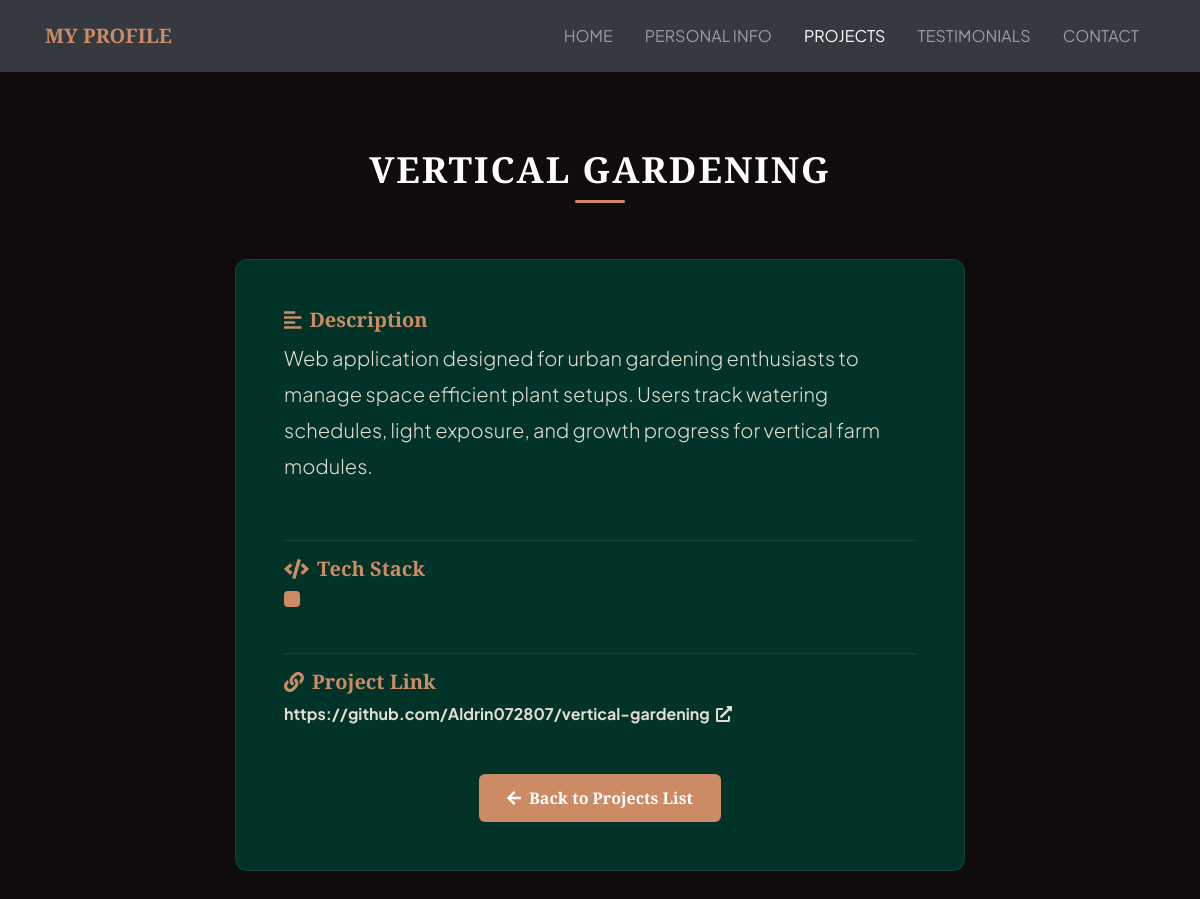
/projects/1/, run on the app's committed database.
### portfolio/models.py (models this page shows, shortened)
class Project(models.Model):
    project_name = models.CharField(max_length=200)
    description = models.TextField()
    tech_stacks = models.ManyToManyField(TechStack, related_name='projects', blank=True)
    link = models.URLField(blank=True, null=True)
    created_at = models.DateTimeField(auto_now_add=True, null=True, blank=True)
    class Meta:
        verbose_name_plural = "Projects"
        ordering = ['-created_at']

### portfolio/views.py (the view)
# urls.py: path('projects/<int:pk>/', views.project_detail_view, name='project_detail'),
def project_detail_view(request, pk):
    project = get_object_or_404(Project, pk=pk)
    return render(request, 'portfolio/projects_detail.html', {'project': project})

### portfolio/templates/portfolio/projects_detail.html (shortened to what this page needs)
{% load static %}
<!DOCTYPE html>
<html lang="en">
<head>
    <link rel="stylesheet" href="https://stackpath.bootstrapcdn.com/bootstrap/4.4.1/css/bootstrap.min.css">
</head>
<body>
    <nav class="navbar navbar-expand-lg navbar-dark bg-dark fixed-top" id="mainNav">
        <div class="container">
            <a class="navbar-brand font-weight-bold" style="color: var(--accent-tan);" href="{% url 'portfolio:home' %}">MY PROFILE</a>
            <div class="collapse navbar-collapse" id="navbarResponsive">
                <ul class="navbar-nav ml-auto text-center">
                    <li class="nav-item"><a class="nav-link py-3 px-3" href="{% url 'portfolio:home' %}">HOME</a></li>
                    <li class="nav-item"><a class="nav-link py-3 px-3" href="{% url 'portfolio:personal_info' %}">PERSONAL INFO</a></li>
                    <li class="nav-item active"><a class="nav-link py-3 px-3" href="{% url 'portfolio:project_list' %}">PROJECTS</a></li>
                    <li class="nav-item"><a class="nav-link py-3 px-3" href="{% url 'portfolio:testimony_list' %}">TESTIMONIALS</a></li>
                    <li class="nav-item"><a class="nav-link py-3 px-3" href="{% url 'portfolio:contact' %}">CONTACT</a></li>
                </ul>
            </div>
        </div>
    </nav>
    <div class="container my-5">
        <div class="text-center mb-5">
            <h1 class="section-banner-title text-white text-uppercase">{{ project.project_name }}</h1>
        </div>
        <div class="row justify-content-center">
            <div class="col-lg-8">
                <div class="card detail-card p-4 p-md-5">
                    <div class="mb-4">
                        <h5 class="font-weight-bold mb-2" style="color: var(--accent-tan);"><i class="fas fa-align-left mr-2"></i>Description</h5>
                        <p class="lead" style="line-height: 1.8;">{{ project.description }}</p>
                    </div>
                    <hr style="border-color: #154539;">
                    <div class="mb-4">
                        <h5 class="font-weight-bold mb-2" style="color: var(--accent-tan);"><i class="fas fa-code mr-2"></i>Tech Stack</h5>
                        <span class="badge p-2 font-weight-normal" style="background-color: var(--accent-tan); color: #ffffff; font-size: 1rem;">
                        </span>
                    </div>
                    <hr style="border-color: #154539;">
                    <div class="mb-4">
                        <h5 class="font-weight-bold mb-2" style="color: var(--accent-tan);"><i class="fas fa-link mr-2"></i>Project Link</h5>
                        {% if project.link %}
                            <a href="{{ project.link }}" target="_blank" class="font-weight-bold" style="color: var(--sand-light); word-break: break-all;">
                                {{ project.link }} <i class="fas fa-external-link-alt ml-1"></i>
                            </a>
                        {% else %}
                            <span class="text-muted">No link provided.</span>
                        {% endif %}
                    </div>
                    <div class="mt-4 text-center">
                        <a href="{% url 'portfolio:project_list' %}" class="btn btn-custom">
                            <i class="fas fa-arrow-left mr-2"></i>Back to Projects List
                        </a>
                    </div>
                </div>
            </div>
        </div>
    </div>
</body>
</html>

### portfolio/templates/portfolio/projects_detail.html (style rules this page uses)
:root { --sand-light: #E3DCD2; --accent-tan: #CC8B65; --bg-primary: #013328; --bg-dark: #100C0D; }
body { padding-top: 100px; background-color: var(--bg-dark); color: var(--sand-light); font-family: 'Plus Jakarta Sans', sans-serif; min-height: 100vh; }
h1, h2, h3, h4, h5, .navbar-brand, .section-banner-title { font-family: 'Cinzel', serif; }
.section-banner-title { font-size: 2.25rem; font-weight: 800; letter-spacing: 2px; position: relative; padding-bottom: 12px; display: inline-block; }
.section-banner-title::after { content: ''; position: absolute; bottom: 0; left: 50%; transform: translateX(-50%); width: 50px; height: 3px; background-color: var(--accent-tan); border-radius: 2px; }
.detail-card { background-color: var(--bg-primary); border: 1px solid #154539; border-radius: 12px; }
.btn-custom { background-color: var(--accent-tan); color: #ffffff; font-family: 'Cinzel', serif; font-weight: 700; border: none; padding: 0.75rem 1.75rem; border-radius: 6px; }

### data on the page
Project: project_name "VERTICAL GARDENING", description "Web application designed for urban gardening enthusiasts to manage space efficient plant setups. Users track watering schedules, light exposure, and growth progress for vertical farm modules.", link "https://github.com/Aldrin072807/vertical-gardening"
